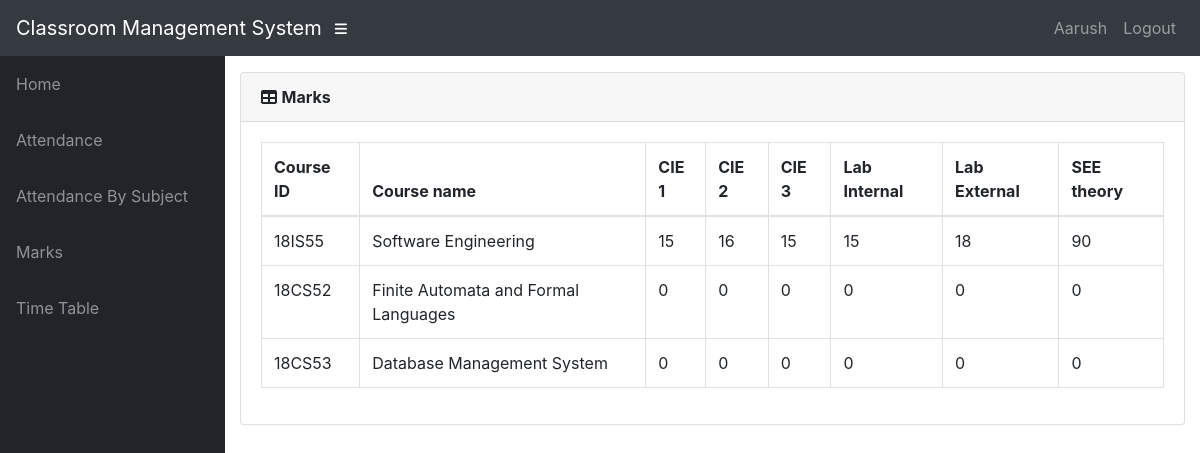
The app's page /info/student/002/marks_list/ (signed in) with its own data.
### info/models.py (models this page shows, shortened)
class User(AbstractUser):
    @property
    def is_student(self):
        if hasattr(self, 'student'):
            return True
        return False

class Student(models.Model):
    user = models.OneToOneField(User, on_delete=models.CASCADE, null=True)
    class_id = models.ForeignKey(Class, on_delete=models.CASCADE, default=1)
    USN = models.CharField(primary_key='True', max_length=100)
    name = models.CharField(max_length=200)
    sex = models.CharField(max_length=50, choices=sex_choice, default='Male')
    DOB = models.DateField(default='1998-01-01')

class StudentCourse(models.Model):
    student = models.ForeignKey(Student, on_delete=models.CASCADE)
    course = models.ForeignKey(Course, on_delete=models.CASCADE)
    class Meta:
        unique_together = (('student', 'course'),)
        verbose_name_plural = 'Marks'

class Course(models.Model):
    dept = models.ForeignKey(Dept, on_delete=models.CASCADE)
    id = models.CharField(primary_key='True', max_length=50)
    name = models.CharField(max_length=50)
    shortname = models.CharField(max_length=50, default='X')

class Marks(models.Model):
    studentcourse = models.ForeignKey(StudentCourse, on_delete=models.CASCADE)
    name = models.CharField(max_length=50, choices=test_name, default='CIE 1')
    marks1 = models.IntegerField(default=0, validators=[MinValueValidator(0), MaxValueValidator(100)])
    class Meta:
        unique_together = (('studentcourse', 'name'),)

### info/views.py (the view)
# urls.py: path('student/<slug:stud_id>/marks_list/', views.marks_list, name='marks_list'),
@login_required()
def marks_list(request, stud_id):
    stud = Student.objects.get(USN=stud_id,)
    ass_list = Assign.objects.filter(class_id_id=stud.class_id)
    sc_list = []
    for ass in ass_list:
        try:
            sc = StudentCourse.objects.get(student=stud, course=ass.course)
        except StudentCourse.DoesNotExist:
            sc = StudentCourse(student=stud, course=ass.course)
            sc.save()
            sc.marks_set.create(type='I', name='CIE 1')
            sc.marks_set.create(type='I', name='CIE 2')
            sc.marks_set.create(type='I', name='CIE 3')
            sc.marks_set.create(type='E', name='Lab internal')
            sc.marks_set.create(type='E', name='Lab external')
            sc.marks_set.create(type='S', name='SEE theory')
        sc_list.append(sc)
    return render(request, 'info/marks_list.html', {'sc_list': sc_list})

### info/templates/info/marks_list.html
{% extends 'info/base.html' %}
    {% load static %}
    {% block content %}
                  <div class="card mb-3">
            <div class="card-header">
              <i class="fas fa-table"></i>
            <b>Marks</b></div>
            <div class="card-body">
              <div class="table-responsive">
                <table class="table table-bordered" id="dataTable" width="100%" cellspacing="0">
                  <thead>
                    <tr>
                        <th>Course ID</th>
                        <th>Course name</th>
                        <th>CIE 1</th>
                        <th>CIE 2</th>
                        <th>CIE 3</th>
                        <th>Lab Internal</th>
                        <th>Lab External</th>
                        <th>SEE theory</th>
                    </tr>
                  </thead>
                  <tbody>
                    {% for sc in sc_list %}
                    <tr>
                        <td>{{ sc.course_id }}</td>
                        <td>{{sc.course.name}}</td>
                        {% for m in sc.marks_set.all %}
                            <td>{{ m.marks1 }}</td>
                        {% endfor %}
                    </tr>
                    {% empty %}
                            <p>student has no courses</p>
                    {% endfor %}
                  </tbody>
                </table>
              </div>
            </div>
          </div>
    {% endblock %}

### info/templates/info/base.html (shortened to what this page needs)
<!DOCTYPE html>
<html lang="en">
  <head>
      {% load static %}
    <link href="{% static '/info/bootstrap/vendor/bootstrap/css/bootstrap.min.css' %}" rel="stylesheet">
    <link href="{% static '/info/bootstrap/vendor/fontawesome-free/css/all.min.css' %}" rel="stylesheet" type="text/css">
    <link href="{% static '/info/bootstrap/vendor/datatables/dataTables.bootstrap4.css' %}" rel="stylesheet">
    <link href="{% static '/info/bootstrap/css/sb-admin.css' %}" rel="stylesheet">
  </head>
  <body id="page-top">
    <nav class="navbar navbar-expand navbar-dark bg-dark static-top">
      <a class="navbar-brand mr-1" href="{% url 'index' %}">Classroom Management System</a>
      <button class="btn btn-link btn-sm text-white order-1 order-sm-0" id="sidebarToggle" href="#">
        <i class="fas fa-bars"></i>
      </button>
        <div class="collapse navbar-collapse" id="navbarResponsive">
          <ul class="navbar-nav ml-auto">
            <li class="nav-item">
                {% if request.user.is_student %}
                    <a class="nav-link text-capitalize">{{ request.user.student.name }}</a>
                {% elif request.user.is_teacher %}
                    <a class="nav-link text-capitalize">{{ request.user.teacher.name }}</a>
                {% endif %}
            </li>
            <li class="nav-item">
                <a class="nav-link" href="#" data-toggle="modal" data-target="#logoutModal">Logout</a>
            </li>
          </ul>
        </div>
    </nav>
    <div id="wrapper">
      <ul class="sidebar navbar-nav">
            <li class="nav-item">
              <a class="nav-link" href="{% url 'index' %}">
                <span>Home</span>
              </a>
            </li>
        {% if request.user.is_student %}
            <li class="nav-item">
              <a class="nav-link" href="{% url 'attendance' request.user.student.USN %}">
                <span>Attendance</span>
              </a>
            </li>
            <li class="nav-item">
              <a class="nav-link" href="{% url 'attendance' request.user.student.USN %}">
                <span>Attendance By Subject</span>
              </a>
            </li>
            <li class="nav-item">
              <a class="nav-link" href="{% url 'marks_list' request.user.student.USN %}">
                <span>Marks</span>
              </a>
            </li>
              <li class="nav-item">
              <a class="nav-link" href="{% url 'timetable' request.user.student.class_id_id %}">
                <span>Time Table</span>
              </a>
            </li>
        {% endif %}
      </ul>
      <div id="content-wrapper">
        <div class="container-fluid">
            {% block content %}
            {% endblock %}
        </div>
      </div>
    </div>
  </body>
</html>

### records on screen
User: user.student.name "Aarush"
StudentCourse: course_id "18IS55", course.name "Software Engineering"
Marks: marks1 "15"
Marks: marks1 "16"
Marks: marks1 "15"
Marks: marks1 "15"
Marks: marks1 "18"
Marks: marks1 "90"
StudentCourse: course_id "18CS52", course.name "Finite Automata and Formal Languages"
Marks: marks1 "0"
Marks: marks1 "0"
Marks: marks1 "0"
Marks: marks1 "0"
Marks: marks1 "0"
Marks: marks1 "0"
StudentCourse: course_id "18CS53", course.name "Database Management System"
Marks: marks1 "0"
Marks: marks1 "0"
Marks: marks1 "0"
Marks: marks1 "0"
Marks: marks1 "0"
Marks: marks1 "0"
